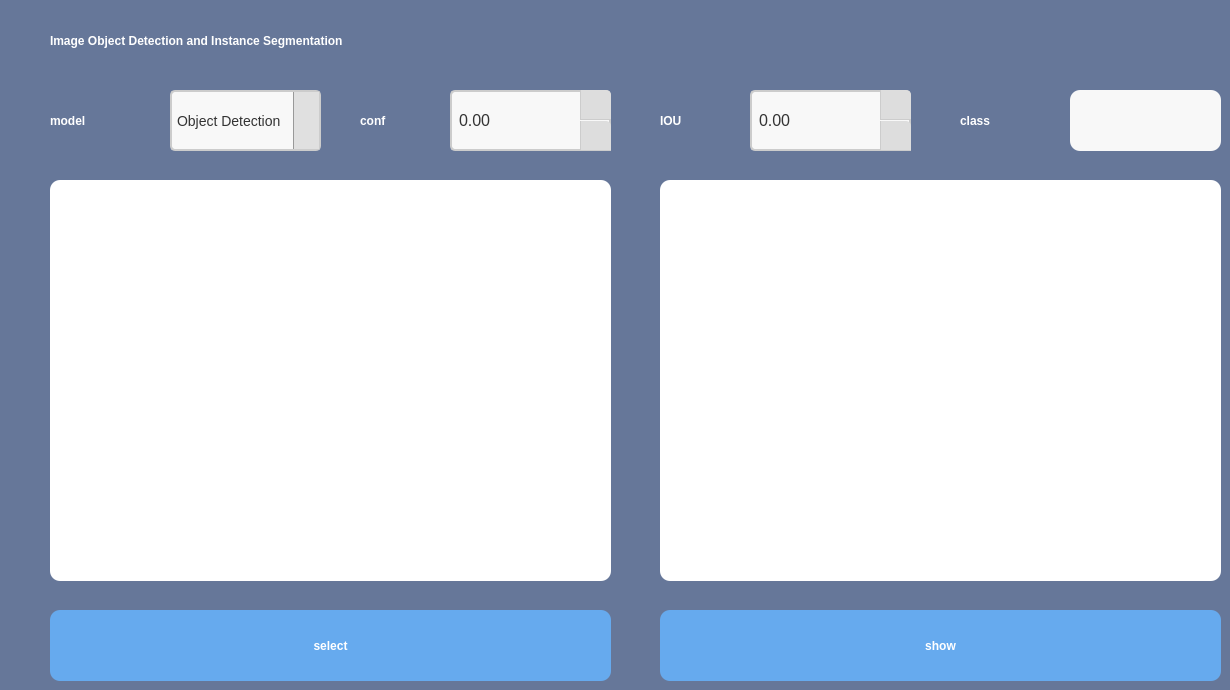
    <widget class="QWidget" name="tab">
     <property name="styleSheet">
      <string notr="true">QWidget{
	background-color: #667799;
}</string>
     </property>
     <attribute name="title">
      <string>Tab 1</string>
     </attribute>
     <widget class="QGraphicsView" name="raw_image">
      <property name="geometry">
       <rect>
        <x>50</x>
        <y>180</y>
        <width>561</width>
        <height>401</height>
       </rect>
      </property>
      <property name="styleSheet">
       <string notr="true">QGraphicsView{
	background-color: white;
	border: 0;
	border-radius:10%;
}</string>
      </property>
     </widget>
     <widget class="QGraphicsView" name="res_image">
      <property name="geometry">
       <rect>
        <x>660</x>
        <y>180</y>
        <width>561</width>
        <height>401</height>
       </rect>
      </property>
      <property name="styleSheet">
       <string notr="true">QGraphicsView{
	background-color: white;
	border-radius:10%;
	border: 0;
}</string>
      </property>
     </widget>
     <widget class="QPushButton" name="select_btn">
      <property name="geometry">
       <rect>
        <x>50</x>
        <y>610</y>
        <width>561</width>
        <height>71</height>
       </rect>
      </property>
      <property name="styleSheet">
       <string notr="true">QPushButton{
	font: 14pt &quot;Arial&quot;;
	font-weight: bold;
	background-color: #66aaee;
	border-radius: 10%;
	color: white
}</string>
      </property>
      <property name="text">
       <string>select</string>
      </property>
     </widget>
     <widget class="QPushButton" name="show_btn">
      <property name="geometry">
       <rect>
        <x>660</x>
        <y>610</y>
        <width>561</width>
        <height>71</height>
       </rect>
      </property>
      <property name="styleSheet">
       <string notr="true">QPushButton{
	font: 14pt &quot;Arial&quot;;
	font-weight: bold;
	background-color: #66aaee;
	border-radius: 10%;
	color: white
}</string>
      </property>
      <property name="text">
       <string>show</string>
      </property>
     </widget>
     <widget class="QLabel" name="label_2">
      <property name="geometry">
       <rect>
        <x>360</x>
        <y>90</y>
        <width>91</width>
        <height>61</height>
       </rect>
      </property>
      <property name="styleSheet">
       <string notr="true">QLabel{
	font: 16pt &quot;Arial&quot;;
	font-weight: bold;
	color: #ffffff;
}</string>
      </property>
      <property name="text">
       <string>conf</string>
      </property>
     </widget>
     <widget class="QLabel" name="label_3">
      <property name="geometry">
       <rect>
        <x>660</x>
        <y>90</y>
        <width>81</width>
        <height>61</height>
       </rect>
      </property>
      <property name="styleSheet">
       <string notr="true">QLabel{
	font: 16pt &quot;Arial&quot;;
	font-weight: bold;
	color: #ffffff;
}</string>
      </property>
      <property name="text">
       <string>IOU</string>
      </property>
     </widget>
     <widget class="QLineEdit" name="class1">
      <property name="geometry">
       <rect>
        <x>1070</x>
        <y>90</y>
        <width>151</width>
        <height>61</height>
       </rect>
      </property>
      <property name="styleSheet">
       <string notr="true">QLineEdit{
	background-color: #f8f8f8;
	font-size: 12pt;
	border: 0;
	padding: 10px;
    border-radius: 10%;
}</string>
      </property>
     </widget>
     <widget class="QLabel" name="label_6">
      <property name="geometry">
       <rect>
        <x>960</x>
        <y>90</y>
        <width>101</width>
        <height>61</height>
       </rect>
      </property>
      <property name="styleSheet">
       <string notr="true">QLabel{
	font: 16pt &quot;Arial&quot;;
	font-weight: bold;
	color: #ffffff;
}</string>
      </property>
      <property name="text">
       <string>class</string>
      </property>
     </widget>
     <widget class="QDoubleSpinBox" name="conf1">
      <property name="geometry">
       <rect>
        <x>450</x>
        <y>90</y>
        <width>161</width>
        <height>61</height>
       </rect>
      </property>
      <property name="styleSheet">
       <string notr="true">    QDoubleSpinBox {
        background-color: #f8f8f8;
        border: 2px solid #ccc;
        border-radius: 5px;
        padding: 5px;
        font-size: 12pt;
        color: #333;
    }
    QDoubleSpinBox::up-button {
        subcontrol-origin: border;
        subcontrol-position: top right;
        width: 30px;
        border-left: 1px solid #ccc;
        border-bottom: 1px solid #ccc;
        border-top-right-radius: 5px;
        background-color: #ddd;
    }
    QDoubleSpinBox::down-button {
        subcontrol-origin: border;
        subcontrol-position: bottom right;
        width: 30px;
        border-left: 1px solid #ccc;
        border-bottom: 1px solid #ccc;
        border-top-right-radius: 5px;
        background-color: #ddd;

    }
    QDoubleSpinBox::up-button:hover, QDoubleSpinBox::down-button:hover {
        background-color: #ccc;
    }
    QDoubleSpinBox::up-arrow {
        width: 10px;
        height: 10px;
        image: url(D:/MyCode/public_project/yolov8-traffic-app/ui/up.png);  
    }
    QDoubleSpinBox::down-arrow {
        width: 10px;
        height: 10px;
        image: url(D:/MyCode/public_project/yolov8-traffic-app/ui/down.png);  
    }</string>
      </property>
     </widget>
     <widget class="QDoubleSpinBox" name="IOU1">
      <property name="geometry">
       <rect>
        <x>750</x>
        <y>90</y>
        <width>161</width>
        <height>61</height>
       </rect>
      </property>
      <property name="styleSheet">
       <string notr="true">    QDoubleSpinBox {
        background-color: #f8f8f8;
        border: 2px solid #ccc;
        border-radius: 5px;
        padding: 5px;
        font-size: 12pt;
        color: #333;
    }
    QDoubleSpinBox::up-button {
        subcontrol-origin: border;
        subcontrol-position: top right;
        width: 30px;
        border-left: 1px solid #ccc;
        border-bottom: 1px solid #ccc;
        border-top-right-radius: 5px;
        background-color: #ddd;
    }
    QDoubleSpinBox::down-button {
        subcontrol-origin: border;
        subcontrol-position: bottom right;
        width: 30px;
        border-left: 1px solid #ccc;
        border-bottom: 1px solid #ccc;
        border-top-right-radius: 5px;
        background-color: #ddd;

    }
    QDoubleSpinBox::up-button:hover, QDoubleSpinBox::down-button:hover {
        background-color: #ccc;
    }
    QDoubleSpinBox::up-arrow {
        width: 10px;
        height: 10px;
        image: url(D:/MyCode/public_project/yolov8-traffic-app/ui/up.png);  
    }
    QDoubleSpinBox::down-arrow {
        width: 10px;
        height: 10px;
        image: url(D:/MyCode/public_project/yolov8-traffic-app/ui/down.png);  
    }</string>
      </property>
     </widget>
     <widget class="QLabel" name="label_23">
      <property name="geometry">
       <rect>
        <x>50</x>
        <y>10</y>
        <width>371</width>
        <height>61</height>
       </rect>
      </property>
      <property name="styleSheet">
       <string notr="true">QLabel{
	font: 18pt &quot;黑体&quot;;
	font-weight: bold;
	color: #ffffff;
}</string>
      </property>
      <property name="text">
       <string>Image Object Detection and Instance Segmentation</string>
      </property>
     </widget>
     <widget class="QLabel" name="label_32">
      <property name="geometry">
       <rect>
        <x>50</x>
        <y>90</y>
        <width>121</width>
        <height>61</height>
       </rect>
      </property>
      <property name="styleSheet">
       <string notr="true">QLabel{
	font: 16pt &quot;Arial&quot;;
	font-weight: bold;
	color: #ffffff;
}</string>
      </property>
      <property name="text">
       <string>model</string>
      </property>
     </widget>
     <widget class="QComboBox" name="combo1">
      <property name="geometry">
       <rect>
        <x>170</x>
        <y>90</y>
        <width>151</width>
        <height>61</height>
       </rect>
      </property>
      <property name="styleSheet">
       <string notr="true">QComboBox {
    background-color: #f8f8f8;
    border: 2px solid #ccc;
    border-radius: 5px;
    padding: 5px;
    font-size: 14px;
    color: #333;
}
QComboBox::down-arrow {
    image: url(D:/MyCode/public_project/yolov8-traffic-app/ui/down.png);
    width: 10px;
    height: 10px;
}
QComboBox::drop-down {
    subcontrol-origin: padding;
    subcontrol-position: top right;
    width: 25px;
    border-left: 1px solid #999;
    background-color: #e0e0e0;
}
QComboBox QAbstractItemView {
    background-color: #fff;
    border: 1px solid #ccc;
    selection-background-color: #0078d7;
    selection-color: #fff;
}
QComboBox:hover {
    border-color: #0078d7;
}
QComboBox:disabled {
    background-color: #f0f0f0;
    border: 1px solid #ccc;
    color: #888;
}</string>
      </property>
      <item>
       <property name="text">
        <string>Object Detection</string>
       </property>
      </item>
      <item>
       <property name="text">
        <string>Instance Segmentation</string>
       </property>
      </item>
     </widget>
    </widget>
